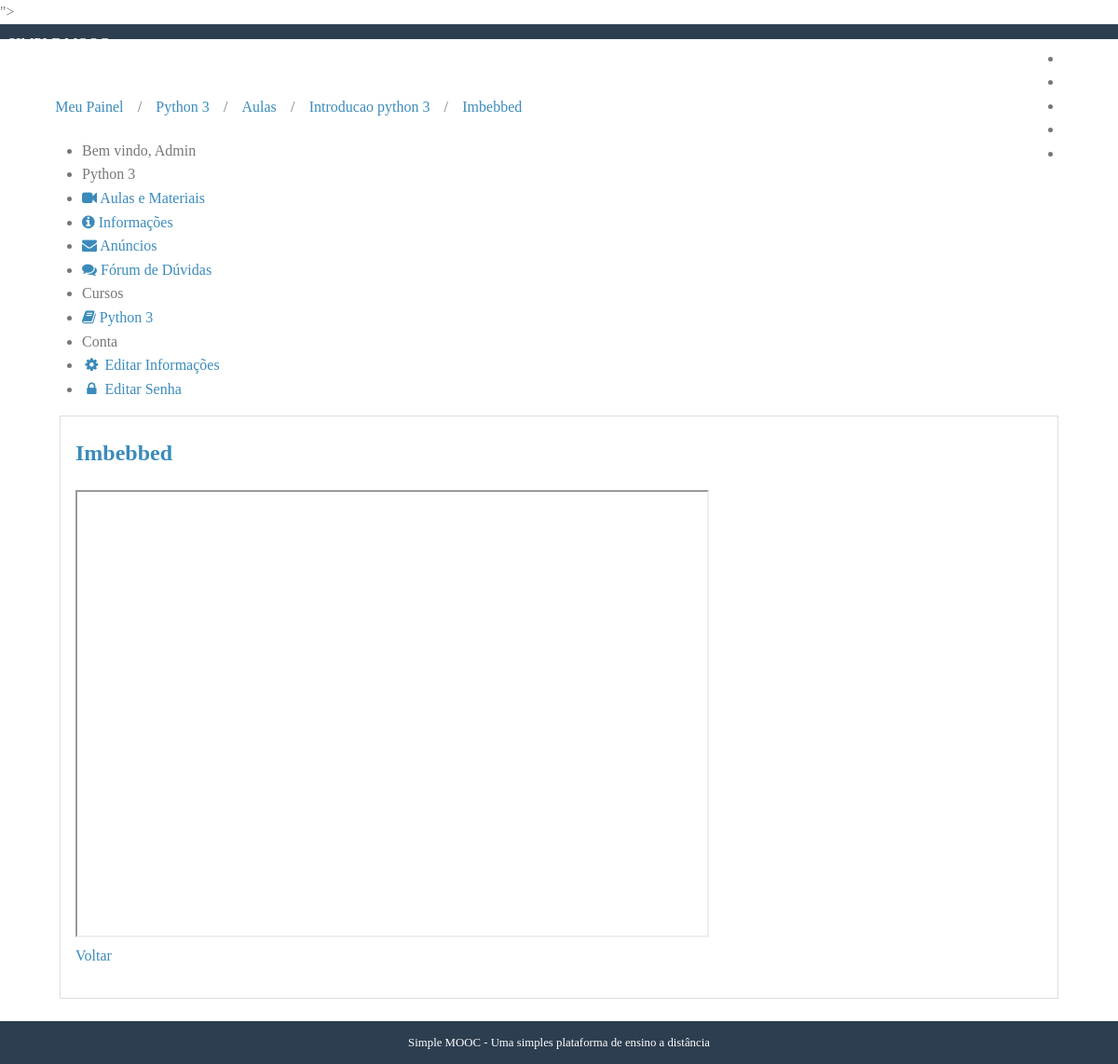
The app's page /cursos/materiais/python-3/4/ (signed in) with its own data.
### courses/models.py (models this page shows, shortened)
class Course(models.Model):
    name = models.CharField('Nome: ', max_length=100)
    slug = models.SlugField('Chave: ')
    description = models.TextField('Descrição: ', blank=True)
    about = models.TextField('Sobre o Curso: ', blank=True)
    start_date = models.DateField(
        'Data de Início: ', null=True, blank=True)
    image = models.ImageField(
        upload_to='courses/images', verbose_name='Imagem',
        null=True, blank=True)
    created_at = models.DateTimeField(
        'Criado em: ', auto_now_add=True)
    updated_at = models.DateTimeField(
        'Atuazaliado em: ', auto_now=True)
    objects = CourseManager()
    def __str__(self):
        return self.name
    class Meta:
        verbose_name = 'Curso'
        verbose_name_plural = 'Cursos'
        ordering = ['name']

class Lesson(models.Model):
    name = models.CharField('Nome', max_length=100)
    description = models.TextField('Descrição', blank=True)
    number = models.IntegerField('Número (ordem)', blank=True, default=0)
    release_date = models.DateField('Data de Liberação', blank=True, null=True)
    course = models.ForeignKey(Course, verbose_name='Curso', related_name='lessons', on_delete=models.CASCADE)
    created_at = models.DateTimeField('Criado em', auto_now_add=True)
    updated_at = models.DateTimeField('Atualizado em', auto_now=True)
    def __str__(self):
        return self.name
    class Meta:
        verbose_name = 'Aula'
        verbose_name_plural = 'Aulas'
        ordering = ['number']

class Material(models.Model):
    name = models.CharField('Nome', max_length=100)
    embedded = models.TextField('Vídeo embedded', blank=True)
    file = models.FileField(upload_to='lessons/materials', blank=True, null=True)
    lesson = models.ForeignKey(Lesson, verbose_name='Aula', related_name='materials', on_delete=models.CASCADE)
    def is_embedded(self):
        return bool(self.embedded)
    def __str__(self):
        return self.name
    class Meta:
        verbose_name = 'Material'
        verbose_name_plural = 'Materiais'

class Enrollment(models.Model):
    STATUS_CHOICES = (
        (0, 'Pendente'),
        (1, 'Aprovado'),
        (2, 'Cancelado'),
    )
    user = models.ForeignKey(
        settings.AUTH_USER_MODEL, verbose_name='Usuário', on_delete=models.CASCADE,
        related_name='enrollments'
    )
    course = models.ForeignKey(
        Course, verbose_name='Curso', related_name='enrollments', on_delete=models.CASCADE,
    )
    status = models.IntegerField(
        'Situação', choices=STATUS_CHOICES, default=1, blank=True
    )
    created_at = models.DateTimeField('Criado em', auto_now_add=True)
    updated_at = models.DateTimeField('Atualizado em', auto_now=True)
    class Meta:
        verbose_name = 'Inscrição'
        verbose_name_plural = 'Inscrições'
        unique_together = (('user', 'course'),)

### accounts/models.py (models this page shows, shortened)
class User(AbstractBaseUser, PermissionsMixin):
    username = models.CharField(
        'Nome de Usuário', max_length=30, unique=True,
        validators=[validators.RegexValidator(re.compile('^[\w.@+-]+$'),
            'O nome de usuário só pode conter letras, digitos ou os '
            'seguintes caracteres: @/./+/-/_', 'invalid')]
    )
    email = models.EmailField('E-mail', unique=True)
    name = models.CharField('Nome', max_length=100, blank=True)
    is_active = models.BooleanField('Está ativo?', blank=True, default=True)
    is_staff = models.BooleanField('É da equipe?', blank=True, default=False)
    date_joined = models.DateTimeField('Data de Entrada', auto_now_add=True)
    objects = UserManager()
    USERNAME_FIELD = 'username'
    REQUIRED_FIELDS = ['email']
    def __str__(self):
        return self.name or self.username
    class Meta:
        verbose_name = 'Usuário'
        verbose_name_plural = 'Usuários'

### courses/decorators.py (the view, shortened to what this page needs)
    def _wrapper(request, *args, **kwargs):
        slug = kwargs['slug']
        course = get_object_or_404(Course, slug=slug)
        has_permission = request.user.is_staff
        if not has_permission:
            messages.error(request, message)
            return redirect('accounts_dashboard')
        request.course = course
        return view_func(request, *args, **kwargs)

### courses/templatetags/courses_tags.py (called while the page is built)
@register.simple_tag
def load_my_courses(user):
    return Enrollment.objects.filter(user=user)

### courses/views.py (called while the page is built)
@login_required
@enrollment_required
def material(request, slug, pk):
    course = request.course
    material = get_object_or_404(Material, pk=pk, lesson__course=course)
    lesson = material.lesson
    if not request.user.is_staff and not lesson.is_available():
        messages.error(request, 'Este material não está disponível')
        return redirect('courses_lesson', slug=course.slug, pk=lesson.pk)
    if not material.is_embedded():
        return redirect(material.file.url)
    template = 'courses/material.html'
    context = {
        'course': course,
        'lesson': lesson,
        'material': material,
    }
    return render(request, template, context)

### courses/templates/courses/material.html
{% extends "courses/course_dashboard.html" %}
{% block breadcrumb %}
    {{ block.super }}
    <li>/</li>
    <li><a href="{% url 'courses_lessons' course.slug %}">Aulas</a></li>
    <li>/</li>
    <li><a href="{% url 'courses_lesson' course.slug lesson.pk %}">{{ lesson }}</a></li>
    <li>/</li>
    <li><a href="{% url 'courses_material' course.slug material.pk %}">{{ material }}</a></li>
{% endblock %}
{% block dashboard_content %}
<div class="well">
    <h2><a href="{% url 'courses_material' course.slug material.pk %}">{{ material }}</a></h2>
    {{ material.embedded|safe }}
    <p>
        <a href="{% url 'courses_lesson' course.slug lesson.pk %}">Voltar</a>
    </p>
</div>
{% endblock %}

### courses/templates/courses/course_dashboard.html
{% extends "accounts/dashboard.html" %}
{% block breadcrumb %}
    {{ block.super }}
    <li>/</li>
    <li><a href="{% url 'courses_announcements' course.slug %}">{{ course }}</a></li>
{% endblock %}
{% block menu_options %}
<li class="pure-menu-heading">
    {{ course }}
</li>
<li>
    <a href="{% url 'courses_lessons' course.slug %}">
        <i class="fa fa-video-camera"></i>
        Aulas e Materiais
    </a>
</li>
<li>
    <a href="#">
        <i class="fa fa-info-circle"></i>
        Informações
    </a>
</li>
<li>
    <a href="{% url 'courses_announcements' course.slug %}">
        <i class="fa fa-envelope"></i>
        Anúncios
    </a>
</li>
<li>
    <a href="#">
        <i class="fa fa-comments"></i>
        Fórum de Dúvidas
    </a>
</li>
{{ block.super }}
{% endblock %}

### accounts/templates/accounts/dashboard.html (shortened to what this page needs)
{% extends "base.html" %}
{% load courses_tags %}
{% block container %}
{% load_my_courses user as enrollments %}
<div class="pure-g-r content-ribbon">
    <div class="pure-u-1">
        <ul class="breadcrumb">
            {% block breadcrumb %}
            <li><a href="{% url 'accounts_dashboard' %}">Meu Painel</a></li>
            {% endblock %}
        </ul>
    </div>
    <div class="pure-u-1-3">
        <div class="pure-menu pure-menu-open">
            <ul>
                <li class="pure-menu-heading">
                    Bem vindo, {{ user }}
                </li>
                {% block menu_options %}
                <li class="pure-menu-heading">Cursos</li>
                {% for enrollment in enrollments %}
                <li>
                    <a href="{% url 'courses_announcements' enrollment.course.slug %}">
                    <i class="fa fa-book"></i>
                    {{ enrollment.course }}
                    </a>
                </li>
                {% empty %}
                <li>Nenhum curso encontrado</li>
                {% endfor %}
                <li class="pure-menu-heading">Conta</li>
                <li><a href="{% url 'accounts_edit' %}">
                    <i class="fa fa-cog fa-spin fa-1x fa-fw"></i>
                    Editar Informações</a></li>
                <li><a href="{% url 'accounts_edit_password' %}">
                     <i class="fa fa-lock fa-fw"></i>
                    Editar Senha</a></li>
                {% endblock %}
                </ul>
        </div>
    </div>
    <div class="pure-u-2-3">
        <div class="inner">
            {% block dashboard_content %}{% endblock %}
        </div>
    </div>
</div>
{% endblock %}

### core/static/css/styles.css (style rules this page uses)
* { -webkit-box-sizing: border-box; -moz-box-sizing: border-box; box-sizing: border-box; }
body { margin: 0 auto; line-height: 1.7em; }
a { color: #3b8bba; }
.content .content-ribbon { margin: 1.5em 3em; }
.inner { padding: 0em 1em; }
.inner p { margin-top: 0; }
ul.breadcrumb { padding: 0; }
ul.breadcrumb li { display: inline-block; }
ul.breadcrumb li a { display: inline-block; padding: 0.3em 0.7em; }
body { min-width: 320px; color: #777; line-height: 1.6; }
h1, h2, h3, h4, h5, h6 { font-weight: bold; color: rgb(75, 75, 75); }
a { color: #3b8bba; text-decoration: none; }
.well { border: 1px solid #ddd; padding: 0em 1em 1em 1em; margin-bottom: 1.5em; }

### records on screen
Course: name "Python 3"
Lesson: name "Introducao python 3"
Material: name "Imbebbed"
User: name "Admin"
Enrollment: course "Python 3"
